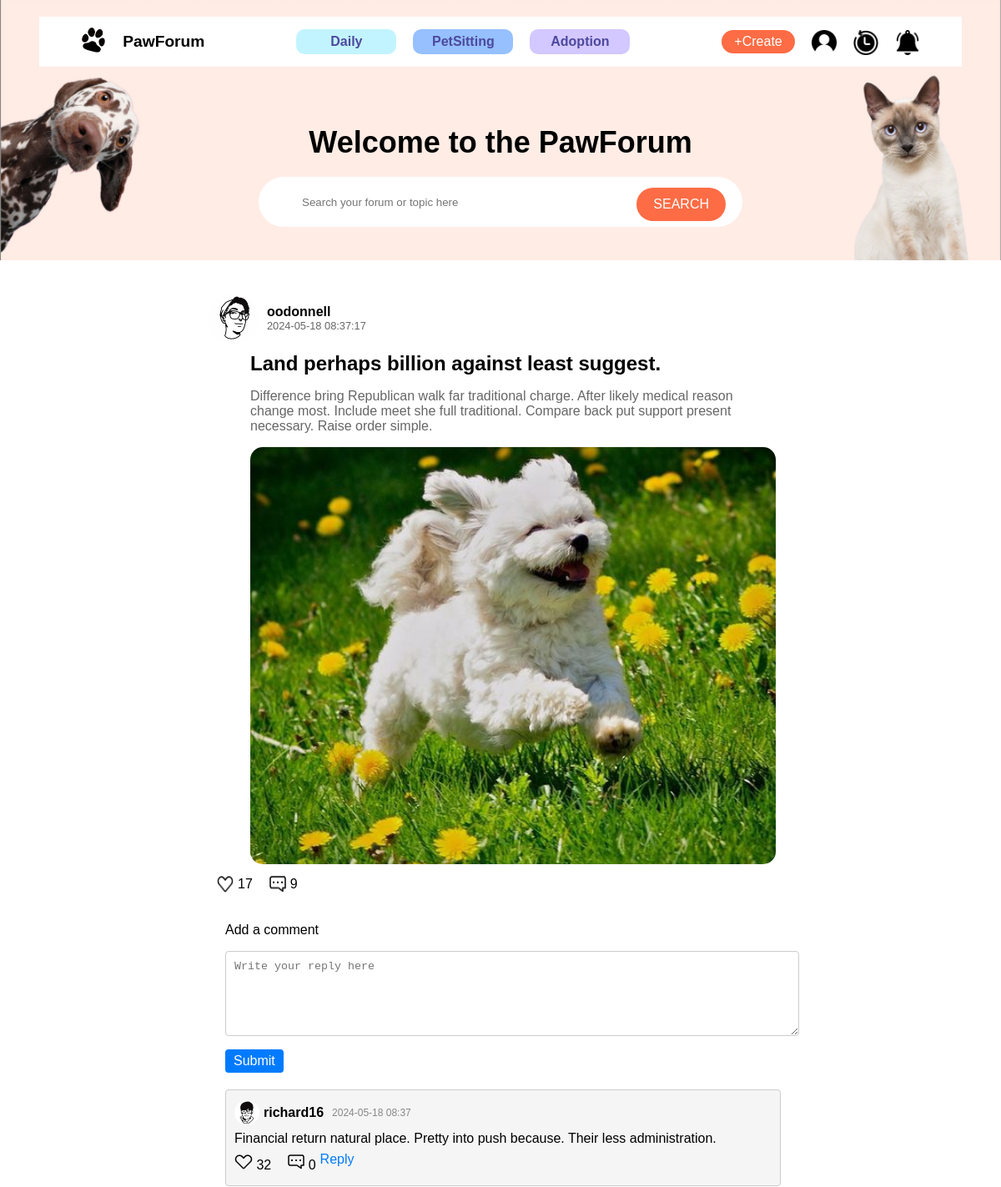
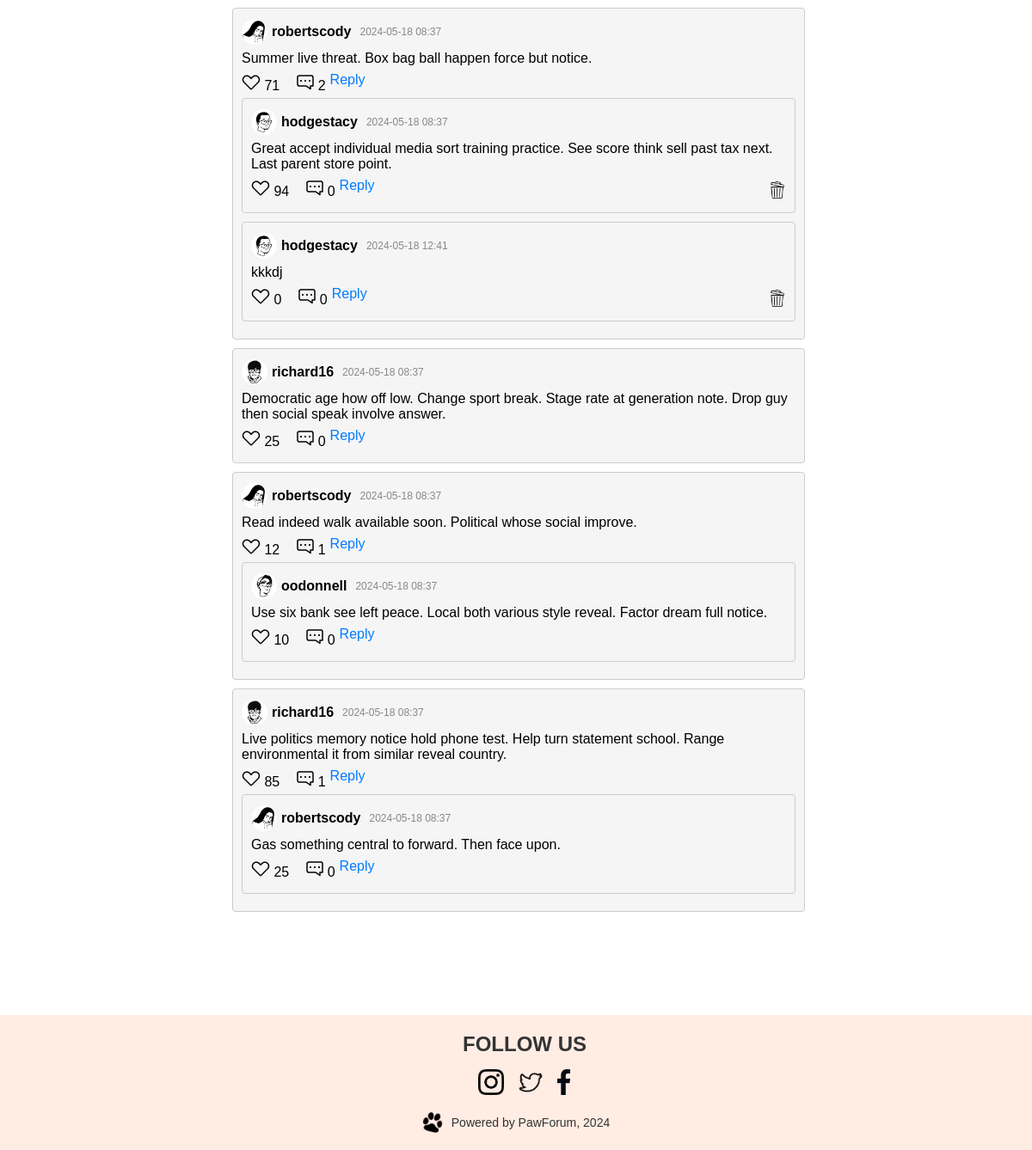
/post/17 (signed in), run on the app's committed database (2 pictures, top to bottom).
### app/models.py (models this page shows, shortened)
class User(db.Model, UserMixin):
    id = db.Column(db.Integer, primary_key=True)
    username = db.Column(db.String(80), unique=True, nullable=False)
    email = db.Column(db.String(120), unique=True, nullable=False)
    password_hash = db.Column(db.String(128))
    phone = db.Column(db.String(15), nullable=True)
    gender = db.Column(db.String(10), nullable=True)
    postcode = db.Column(db.String(10), nullable=True)
    join_at = db.Column(db.DateTime, default=datetime.utcnow)
    pet_type = db.Column(db.String(80), nullable=True)
    user_image = db.Column(db.String(255), nullable=True)
    @property
    def password(self):
        raise AttributeError('password is not a readable attribute')

class Post(db.Model):
    id = db.Column(db.Integer, primary_key=True)
    title = db.Column(db.String(200), nullable=False)
    category = db.Column(db.String(100), nullable=True)
    is_task = db.Column(db.Boolean, default=False)
    created_by = db.Column(db.Integer, db.ForeignKey('user.id'), nullable=False)
    created_at = db.Column(db.DateTime, default=datetime.utcnow)
    content = db.Column(db.Text, nullable=False)
    like_count = db.Column(db.Integer, default=0)
    image_name = db.Column(db.String(100), nullable=True)
    user = db.relationship('User', backref=db.backref('posts', lazy=True))
    replies = db.relationship('Reply', backref='post', cascade='all, delete-orphan', lazy=True)
    likes = db.relationship('PostLike', backref='post', cascade='all, delete-orphan', lazy=True)
    waiting_list_entries = db.relationship('WaitingList', backref='task_post', lazy=True, primaryjoin="and_(Post.id == WaitingList.task_id, Post.is_task == True)")
    @property
    def comment_count(self):
        return len(self.replies)

class Reply(db.Model):
    id = db.Column(db.Integer, primary_key=True)
    post_id = db.Column(db.Integer, db.ForeignKey('post.id'), nullable=False)
    reply_by = db.Column(db.Integer, db.ForeignKey('user.id'), nullable=False)
    parent_reply_id = db.Column(db.Integer, db.ForeignKey('reply.id'), nullable=True)
    content = db.Column(db.Text, nullable=False)
    post_at = db.Column(db.DateTime, default=datetime.utcnow)
    like_count = db.Column(db.Integer, default=0)
    user = db.relationship('User', backref=db.backref('replies', lazy=True))
    parent_reply = db.relationship('Reply', remote_side=[id], backref=db.backref('child_replies', cascade='all, delete-orphan', lazy=True))
    likes = db.relationship('ReplyLike', backref='reply', cascade='all, delete-orphan', lazy=True)
    @property
    def comment_count(self):
        return len(self.child_replies)

### app/routes.py (the view)
    @app.route('/post/<int:post_id>')
    def post_detail(post_id):
        if not current_user.is_authenticated:
            return redirect(url_for('login'))
        post = Post.query.get_or_404(post_id)
        user_has_applied = WaitingList.query.filter_by(task_id=post_id, user_id=current_user.id).first() is not None
        replies = Reply.query.filter_by(post_id=post_id).all()
        reply_dict = defaultdict(list)
        for reply in replies:
            reply_dict[reply.parent_reply_id].append(reply)
        def nest_replies(parent_id=None):
            nested = []
            for reply in reply_dict[parent_id]:
                reply.nested_replies = nest_replies(reply.id)
                nested.append(reply)
            return nested
        nested_replies = nest_replies()  # Top-level replies
        nav = render_template('components/nav_logged_in.html') if current_user.is_authenticated else render_template(
        'components/nav_logged_out.html')
        return render_template('post_detail.html', post=post, nav=nav, user_has_applied=user_has_applied, replies = nested_replies)

### app/__init__.py (called while the page is built)
def create_app():
    app = Flask(__name__)
    app.config.from_object(Config)
    app.jinja_env.globals['os'] = os
    db.init_app(app)
    migrate = Migrate(app, db)
    database_path = os.path.join(app.root_path, 'app.db')
    if not os.path.exists(database_path):
        open(database_path, 'w').close()
    with app.app_context():
        db.create_all()
    login_manager = LoginManager()
    login_manager.init_app(app)
    login_manager.login_view = 'login'
    @login_manager.user_loader
    def load_user(user_id):
        from .models import User  # Import here to avoid circular dependencies
        return User.query.get(int(user_id))
    from .routes import init_app_routes  # Import routes after db to avoid circular import
    init_app_routes(app)  # Initialize routes
    return app

### app/templates/components/nav_logged_in.html (shortened to what this page needs)
<!DOCTYPE html>
<html lang="en">
  <head>
    <link
      rel="stylesheet"
      href="{{ url_for('static', filename='css/style.css') }}"
    />
  </head>
  <body>
    <nav>
      <div class="navbar">
        <div class="navbar-left">
          <a href="{{ url_for('home') }}">
            <img
              src="{{ url_for('static', filename='image/paw.png') }}"
              alt="Paw Logo"
              class="logo"
            />
          </a>
          <span>PawForum</span>
        </div>
        <div class="nav-links">
          <a href="{{ url_for('home', category='Daily') }}" class="link-daily"
            >Daily</a
          >
          <a
            href="{{ url_for('home', category='PetSitting') }}"
            class="link-petsitting"
            >PetSitting</a
          >
          <a
            href="{{ url_for('home', category='Adoption') }}"
            class="link-adoption"
            >Adoption</a
          >
        </div>
        <div class="nav-right">
          <a href="{{ url_for('post_create') }}"
            ><button class="nav-create">+Create</button></a
          >
          <a href="{{ url_for('profile') }}" class="nav-img"
            ><img src="{{ url_for('static', filename='image/user_icon.png') }}"
          /></a>
          <a href="{{ url_for('activity') }}" class="nav-img"
            ><img src="{{ url_for('static', filename='image/activity.png') }}"
          /></a>
          <a href="{{ url_for('notification') }}" class="nav-img"
            ><img
              src="{{ url_for('static', filename='image/notification.png') }}"
          /></a>
        </div>
      </div>
      <div class="nav-main">
        <h1>Welcome to the PawForum</h1>
        <div class="searchbar">
          <form action="{{ url_for('search')}}" method="GET">
            <input
              type="text"
              name="query"
              placeholder="Search your forum or topic here"
              class="search-input"
              maxlength="100"
            />
            <button type="submit" class="search-btn">SEARCH</button>
          </form>
        </div>
      </div>
    </nav>
  </body>
</html>

### app/templates/post_detail.html (shortened to what this page needs)
{% extends "base.html" %} {% block content %}
<div class="forum-detail">
  <div class="forum-header">
    <img
      src="{{ url_for('static', filename='image/avatars/' + post.user.user_image) }}"
      alt="User Avatar"
      class="avatar"
    />
    <div class="user-info">
      <span class="username">{{ post.user.username }}</span>
      <span class="post-time"
        >{{ post.created_at.strftime('%Y-%m-%d %H:%M:%S') if post.created_at
        else 'N/A' }}</span
      >
    </div>
  </div>
  <h2 class="forum-title">
    {{ post.title }}
  </h2>
  <p class="forum-description">{{ post.content }}</p>
  <div class="forum-image-detail">
    {% if post.image_name %}
    <img
      src="{{ url_for('static', filename='image/uploads/' + post.image_name) }}"
      alt="Post Image"
    />
    {% endif %}
  </div>
  <div class="forum-footer">
    <span class="likes">
      <img
        src="{{ url_for('static', filename='image/like.png') }}"
        alt="Like"
        class="like-icon"
        id="likeToggleDetail"
      />
      <span id="likeCount">{{ post.like_count }}</span>
    </span>
    <span class="comments">
      <img
        src="{{ url_for('static', filename='image/comment.png') }}"
        alt="Comment"
        class="comment-icon"
      />
      <span id="commentCount">{{ post.comment_count }}</span>
    </span>
  </div>
  <div class="reply-section">
    <div class="reply-form">
      <p>Add a comment</p>
      <form
        id="replyForm"
        method="POST"
        action="{{ url_for('post_reply', post_id=post.id) }}"
      >
        <textarea name="content" placeholder="Write your reply here"></textarea>
        <button type="submit" id="submitReplyBtn">Submit</button>
      </form>
    </div>
    <div class="replies">
      {% for reply in replies %} {% set reply_context = reply %} {% include
      'components/reply.html' with context %} {% endfor %}
    </div>
  </div>
  {% include "components/post_reply.html" %}
{% endblock %}

### app/templates/components/reply.html (shortened to what this page needs)
{% block content %}
<div class="reply" id="reply-{{ reply.id }}">
  <div class="reply-header">
    <img
      src="{{ url_for('static', filename='image/avatars/' + reply.user.user_image) }}"
      alt="User Avatar"
      class="reply-avatar"
    />
    <span class="reply-username">{{ reply.user.username }}</span>
    <span class="reply-time"
      >{{ reply.post_at.strftime('%Y-%m-%d %H:%M') }}</span
    >
  </div>
  <div class="reply-content">{{ reply.content }}</div>
  <div class="reply-footer">
    <span class="likes">
      <img
        src="{{ url_for('static', filename='image/like.png') }}"
        alt="Like"
        class="like-icon"
        id="likeToggleDetail"
      />
      <span id="likeCount">{{ reply.like_count }}</span>
    </span>
    <span class="comments">
      <img
        src="{{ url_for('static', filename='image/comment.png') }}"
        alt="Comment"
        class="comment-icon"
      />
      <span id="commentCount">{{ reply.comment_count }}</span>
    </span>
    <button class="reply-button" data-reply-id="{{ reply.id }}">Reply</button>
    {% if current_user.is_authenticated and current_user.id == reply.reply_by %}
    <span class="delete">
      <img
        src="{{ url_for('static', filename='image/bin.png') }}"
        alt="Delete"
        class="delete-icon delete-reply"
        data-reply-id="{{ reply.id }}"
      />
    </span>
    {% endif %}
  </div>
  <div class="nested-replies">
    {% for nested_reply in reply.nested_replies %} {% set reply = nested_reply
    %} {% include 'components/reply.html' with context %} {% endfor %}
  </div>
</div>
{% endblock %}

### data on the page
User: user_image (picture), user.username "oodonnell"
Post: created_at "2024-05-18 08:37:17", title "Land perhaps billion against least suggest.", content "Difference bring Republican walk far traditional charge. After likely medical reason change most. Include meet she full traditional. Compare back put support present necessary. Raise order simple.", image_name (picture), like_count "17"
Reply: user_image (picture), user.username "richard16", post_at "2024-05-18 08:37", content "Financial return natural place. Pretty into push because. Their less administration.", like_count "32", comment_count "0"
Reply: user_image (picture), user.username "robertscody", post_at "2024-05-18 08:37", content "Summer live threat. Box bag ball happen force but notice.", like_count "71", comment_count "2"
Reply: user_image (picture), post_at "2024-05-18 08:37", content "Great accept individual media sort training practice. See score think sell past tax next. Last parent store point.", like_count "94", comment_count "0"
User: user.username "hodgestacy"
Reply: user_image (picture), post_at "2024-05-18 12:41", content "kkkdj", like_count "0", comment_count "0"
Reply: user_image (picture), user.username "richard16", post_at "2024-05-18 08:37", content "Democratic age how off low. Change sport break. Stage rate at generation note. Drop guy then social speak involve answer.", like_count "25", comment_count "0"
Reply: user_image (picture), user.username "robertscody", post_at "2024-05-18 08:37", content "Read indeed walk available soon. Political whose social improve.", like_count "12", comment_count "1"
Reply: user_image (picture), post_at "2024-05-18 08:37", content "Use six bank see left peace. Local both various style reveal. Factor dream full notice.", like_count "10", comment_count "0"
Reply: user_image (picture), user.username "richard16", post_at "2024-05-18 08:37", content "Live politics memory notice hold phone test. Help turn statement school. Range environmental it from similar reveal country.", like_count "85", comment_count "1"
Reply: user_image (picture), post_at "2024-05-18 08:37", content "Gas something central to forward. Then face upon.", like_count "25", comment_count "0"
User: user.username "robertscody"

### other printed values
{{ post.comment_count }} "9"
